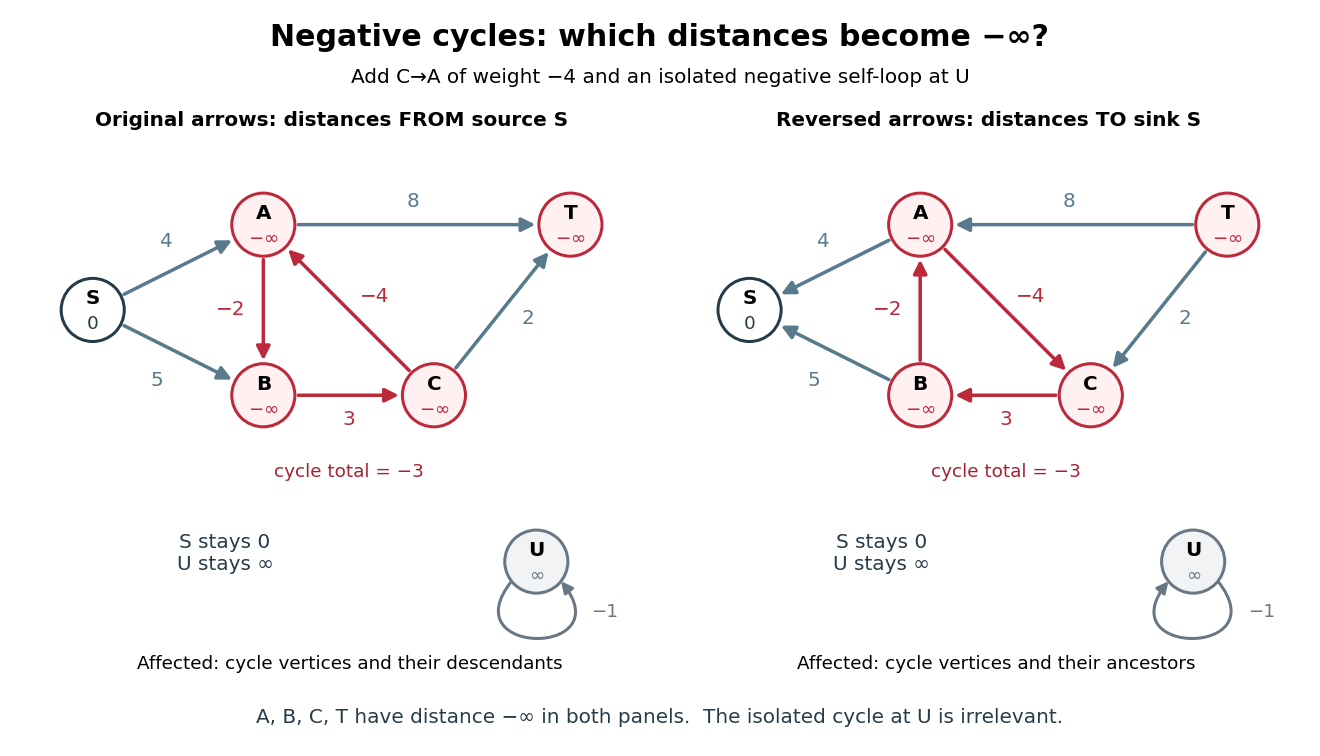

Python code for this plot:
"""Draw relevant and irrelevant negative cycles and reverse every arrow.

Tested with Python 3.14, matplotlib 3.10.7 and numpy 2.3.5.
The output PNG is written to the CWD.
"""

from pathlib import Path

import matplotlib.pyplot as plt
from matplotlib.patches import Circle, FancyArrowPatch
from matplotlib.path import Path as MplPath


POSITIONS = {"S": (0, 1.5), "A": (2, 2.5), "B": (2, 0.5),
             "C": (4, 0.5), "T": (5.6, 2.5), "U": (5.2, -1.45)}
EDGES = (("S", "A", 4), ("S", "B", 5), ("A", "B", -2),
         ("B", "C", 3), ("C", "T", 2), ("A", "T", 8),
         ("C", "A", -4))
CYCLE = {("A", "B"), ("B", "C"), ("C", "A")}
LABEL_POSITIONS = {( "S", "A"): (0.85, 2.30),
                   ("S", "B"): (0.75, 0.67),
                   ("A", "B"): (1.62, 1.50),
                   ("B", "C"): (3, 0.21),
                   ("C", "T"): (5.10, 1.40),
                   ("A", "T"): (3.75, 2.77),
                   ("C", "A"): (3.30, 1.66)}


def panel(ax, reversed_arrows):
    ax.set(xlim=(-0.7, 6.3), ylim=(-2.45, 3.5), aspect="equal")
    ax.axis("off")
    for u, v, weight in EDGES:
        tail, head = (v, u) if reversed_arrows else (u, v)
        color = "#bb293a" if (u, v) in CYCLE else "#587a8c"
        ax.add_patch(FancyArrowPatch(POSITIONS[tail], POSITIONS[head],
                                    arrowstyle="-|>", mutation_scale=17,
                                    linewidth=2.1, color=color,
                                    shrinkA=21, shrinkB=21))
        ax.text(*LABEL_POSITIONS[u, v], str(weight).replace("-", "−"),
                ha="center", va="center", fontsize=12, color=color,
                bbox={"facecolor": "white", "edgecolor": "none", "pad": 1})
    for v, (x, y) in POSITIONS.items():
        affected = v in ("A", "B", "C", "T")
        edge = "#bb293a" if affected else "#263b48"
        face = "#fff0f1" if affected else "white"
        if v == "U":
            edge, face = "#687783", "#f1f3f5"
        ax.add_patch(Circle((x, y), 0.37, facecolor=face, edgecolor=edge,
                            linewidth=1.8, zorder=3))
        ax.text(x, y + 0.13, v, ha="center", va="center", fontsize=12,
                weight="bold", zorder=4)
        distance = r"$-\infty$" if affected else ("0" if v == "S" else r"$\infty$")
        ax.text(x, y - 0.16, distance, ha="center", va="center", fontsize=11,
                color=edge, zorder=4)
    ux, uy = POSITIONS["U"]
    loop_points = [(ux - 0.29, uy - 0.23), (ux - 1.0, uy - 1.12),
                   (ux + 1.0, uy - 1.12), (ux + 0.29, uy - 0.23)]
    if reversed_arrows:
        loop_points.reverse()
    loop = MplPath(loop_points, [MplPath.MOVETO] + [MplPath.CURVE4] * 3)
    ax.add_patch(FancyArrowPatch(path=loop,
                                arrowstyle="-|>", mutation_scale=14, linewidth=1.8,
                                color="#687783", zorder=2))
    ax.text(ux + 0.80, uy - 0.65, "−1", ha="center", fontsize=11, color="#687783")
    ax.text(3, -0.40, "cycle total = −3", ha="center", va="center",
            color="#a52131", fontsize=11)
    ax.text(1.55, -1.35, "S stays 0\nU stays ∞", ha="center", va="center",
            fontsize=12, color="#263b48")
    title = "Reversed arrows: distances TO sink S" if reversed_arrows else "Original arrows: distances FROM source S"
    ax.set_title(title, fontsize=12, weight="bold", pad=8)


def main():
    plt.rcParams.update({"font.family": "DejaVu Sans", "font.size": 12})
    fig, axes = plt.subplots(1, 2, figsize=(11, 6.3), dpi=120, facecolor="white")
    fig.subplots_adjust(left=0.025, right=0.975, top=0.82, bottom=0.14, wspace=0.10)
    fig.suptitle("Negative cycles: which distances become −∞?", fontsize=18,
                 weight="bold", y=0.97)
    fig.text(0.5, 0.89, "Add C→A of weight −4 and an isolated negative self-loop at U",
             ha="center", fontsize=12)
    panel(axes[0], False)
    panel(axes[1], True)
    fig.text(0.265, 0.115, "Affected: cycle vertices and their descendants", ha="center", fontsize=11)
    fig.text(0.755, 0.115, "Affected: cycle vertices and their ancestors", ha="center", fontsize=11)
    fig.text(0.5, 0.043, "A, B, C, T have distance −∞ in both panels.  The isolated cycle at U is irrelevant.",
             ha="center", fontsize=12, color="#263b48")
    fig.savefig(Path(__file__).stem + ".png", facecolor="white", transparent=False)
    plt.close(fig)


if __name__ == "__main__":
    main()
